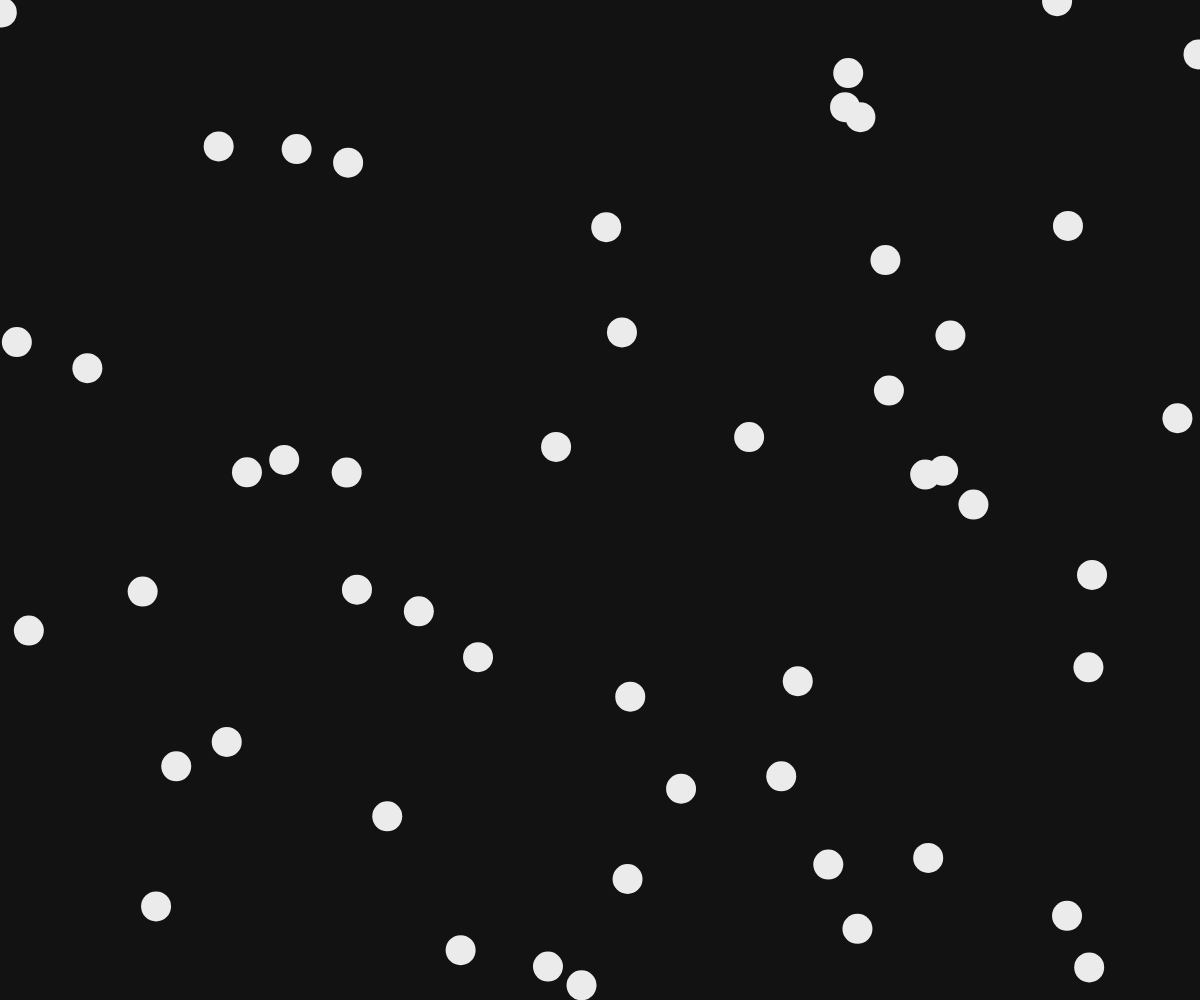
Frame 1 (no input)
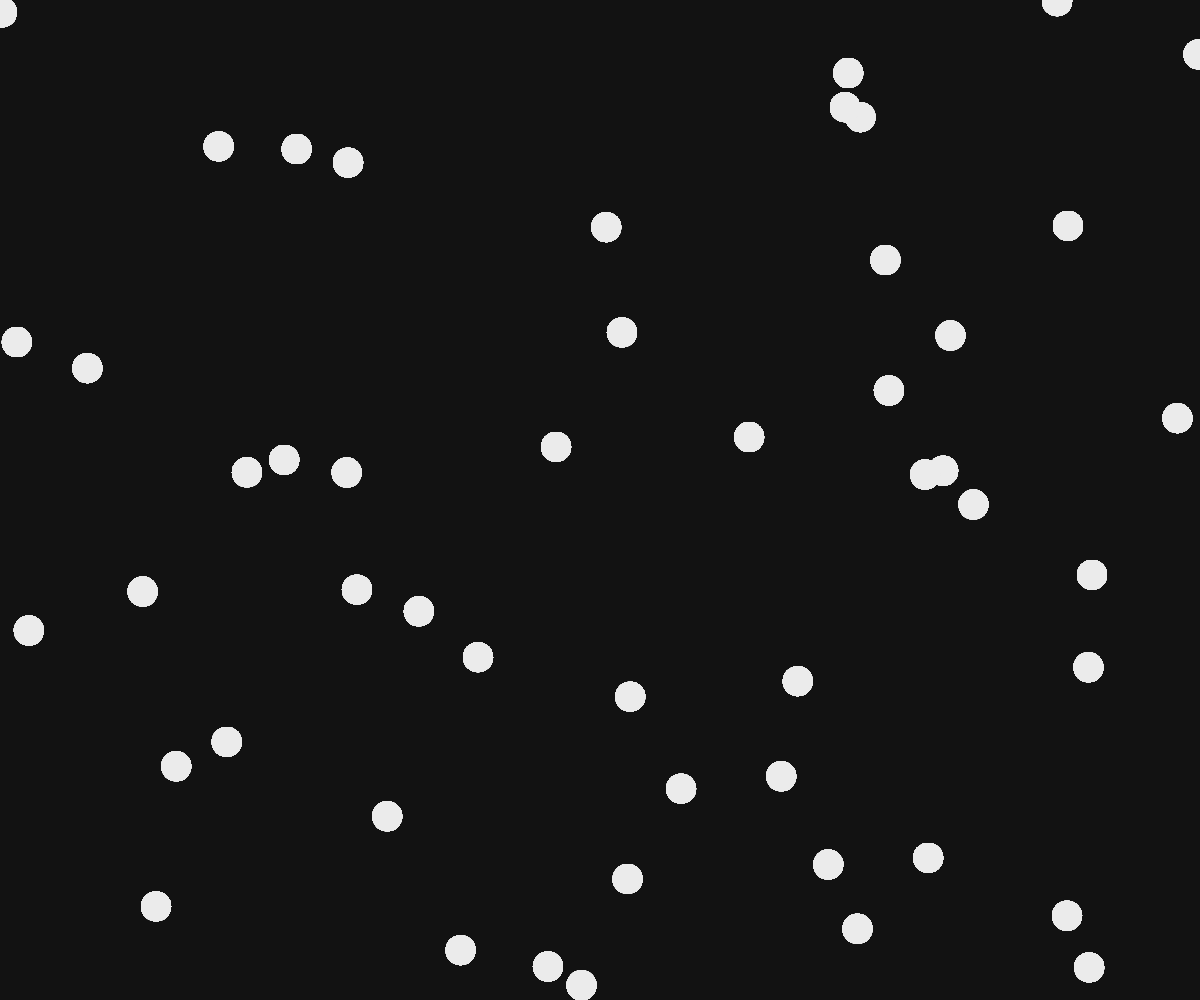
Frame 60 (no input)
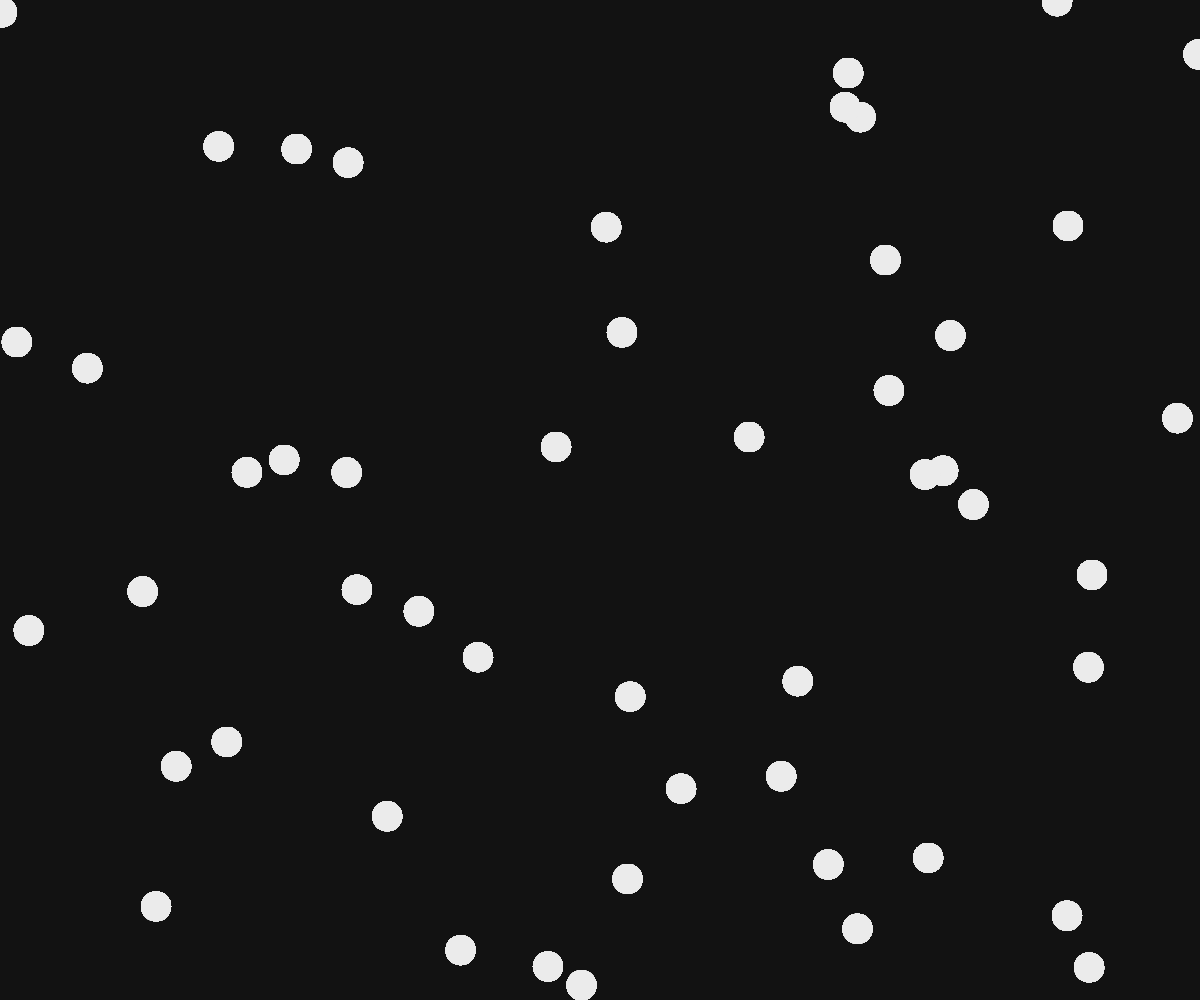
Frame 120 (the mouse pressed at the canvas centre since frame 60)

The p5.js sketch that drew these frames (run headless with seeded random() and noise() and a simulated clock; from frame 60 on, the mouse is pressed at the canvas centre):

// p5.js sketch
// ── sketch.js
function setup() {
  createCanvas(windowWidth, windowHeight);
  background('#121212');
}

function draw() {
  fill('#EBEBEB');
  noStroke();
  let dim = 30;
  let maxCircles = 50;
  randomSeed(2);
  for(let i=1;i<=maxCircles;i++)
  {
    ellipse(random(width), random(height), dim);
  }
}
